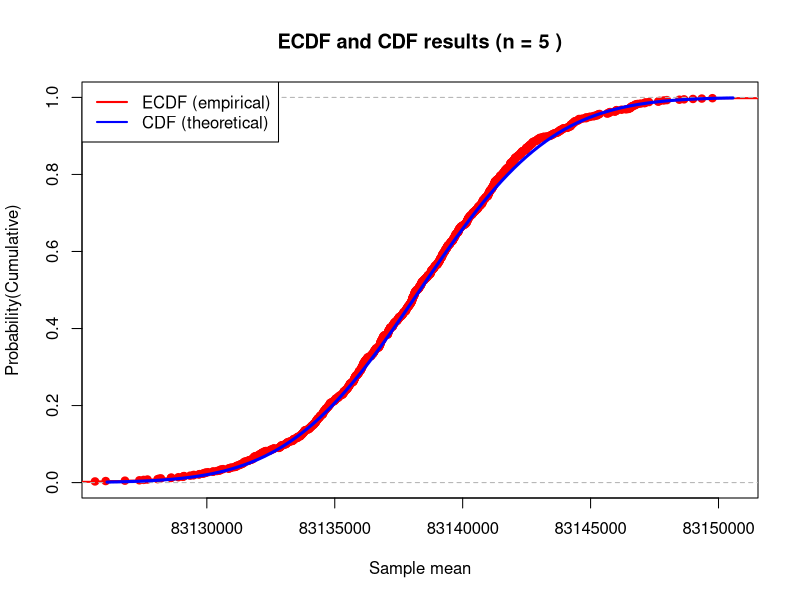
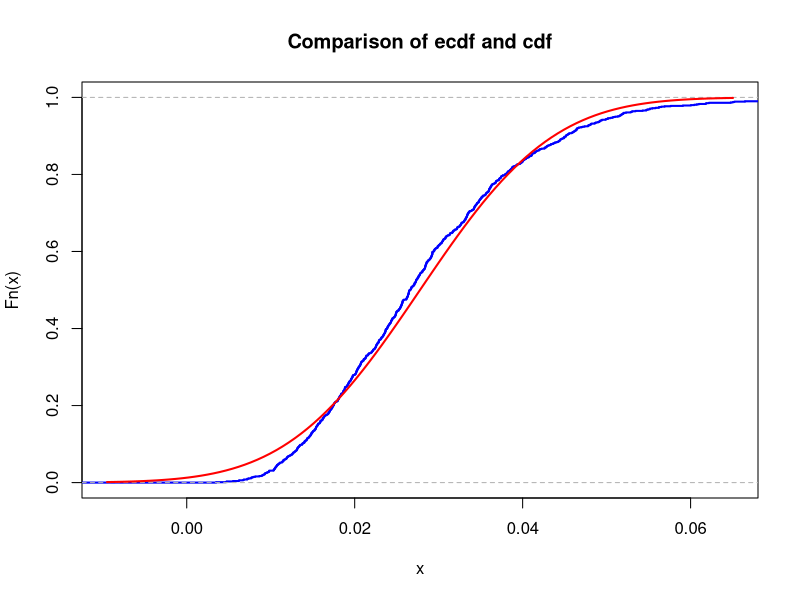
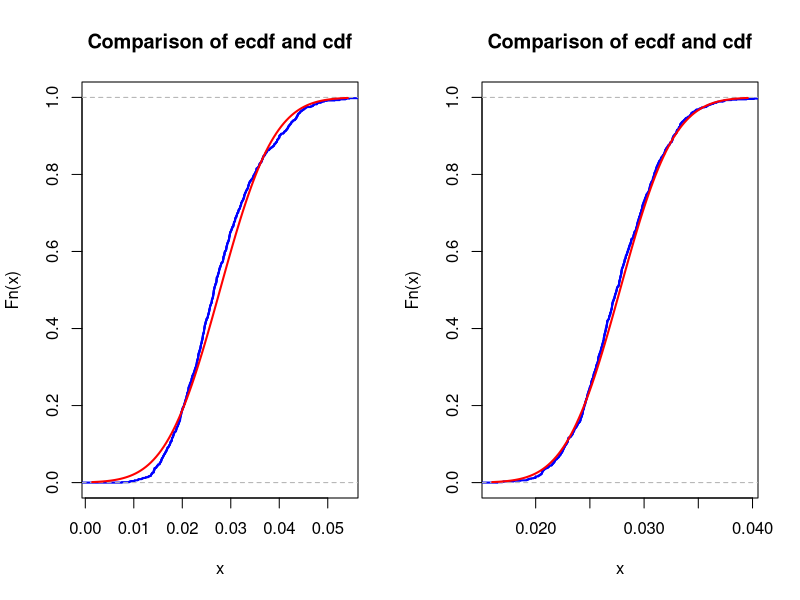

R code for these plots, in order: (Note: this script raises an error after producing the figures.)
## ---- chunk 1
# your team id number 
                          ###
id <- 50                  ### Change to the correct id!
                          ###
set.seed(id)
p <- id/100
# matrices G and H
G <- matrix(c(1, 1, 1, 0, 0, 0, 0,
		1, 0, 0, 1, 1, 0, 0,
		0, 1, 0, 1, 0, 1, 0,
		1, 1, 0, 1, 0, 0, 1), nrow = 4, byrow = TRUE)
H <- t(matrix(c(1, 0, 1, 0, 1, 0, 1,
		0, 1, 1, 0, 0, 1, 1,
		0, 0, 0, 1, 1, 1, 1), nrow = 3, byrow = TRUE))
# cat("The matrix G is: \n") 
#G  
#cat("The matrix H is: \n") 
#H
#cat("The product GH must be zero: \n")
#(G%*%H) %%2
## ---- chunk 2
# generate N messages

message_generator <- function(N) {
  matrix(sample(c(0,1), 4*N, replace = TRUE), nrow = N)
}  
messages <- message_generator(100)
codewords <- (messages %*% G) %% 2
## ---- chunk 3
#  errors <- ...
#  received <-   
## ---- chunk 4

# To calculate lambda - activity of the element, according to our data, we use:
# Half life period (seconds)= Half life period (years) * 3,154*e+7
# Cesium_137 Molar atomic mass = 137
# Cesium_137 mass (according to initial conditions) = team_id(26) * 1e-6

cat("\n ======================================== \n")
cat("\n ===============SUBTASK 1================\n")
cat("\n ======================================== \n")

team_id <- 26

ln_2 <- log(2)
T_half_years <- 30.1
seconds_per_year <- 3.154e+7
N_Avogadro <- 6e+23

lambda <- ln_2 / (T_half_years * seconds_per_year) # activity of the given element

Ces_137_m <- team_id * 1e-6
Ces_137_M <- 137

N <- (Ces_137_m / Ces_137_M) * N_Avogadro
mu_single <- N * lambda # Poisson parameter for one sample Xi

cat("Calculated parameter of Poisson distribution of single sample Xi:", mu_single, "\n")

K <- 1e3
n <- 5

sample_values <- rpois(n*K, lambda = mu_single)

sample_means <- colMeans(matrix(sample_values, nrow=n))
## ---- chunk 5

# Normal distribution - N(mu, sigma2)
# According to the CLT E(X̄) = mu and sigma2 = mu/n => sigma = sqrt(mu/n)

cat("\n ======================================== \n")
cat("\n ===============SUBTASK 2================\n")
cat("\n ======================================== \n")


mu <- mu_single
sigma <- sqrt(mu/n)

cat("\nParamaters of the standard normal approximation:\n")
cat("  μ  =", mu, "\n")
cat("  σ² =", mu/n, "\n")
cat("  σ  =", sigma, "\n\n")

Fs <- ecdf(sample_means) # ECDF for our sample 

cat("\n Result visualization part")

xlims <- c(mu - 3*sigma, mu + 3*sigma)

plot(Fs, xlim = xlims, ylim = c(0, 1),
     col = "red",
     lwd = 2,
     main = paste("ECDF and CDF results (n =", n, ")"),
     xlab = "Sample mean",
     ylab = "Probability(Cumulative)") 

curve(pnorm(x, mean = mu, sd = sigma), 
      col = "blue",
      lwd = 3,
      add = TRUE)

legend("topleft",
       legend = c("ECDF (empirical)", "CDF (theoretical)"),
       col = c("red", "blue"),
       lwd = 2)

# Taking values from the segment with the length of 5

cat("\nFor n = 5 we observe such results:\n")

n <- 5
sample_means <- colMeans(matrix(rpois(n*K, lambda = mu_single), nrow=n))
sigma <- sqrt(mu / n)
Fs <- ecdf(sample_means)

xlims <- c(mu - 3*sigma, mu + 3*sigma)

x_points_seq <- seq(xlims[1], xlims[2], length.out = 5)

ecdf_v <- Fs(x_points_seq) # Calculating ecdf in particular points

cdf_v <- pnorm(x_points_seq, mean = mu, sd = sigma)

diff1 <- max(abs(ecdf_v - cdf_v))

cat("max difference in value between ecdf and cdf is:", diff1, "\n")

cat("\nFor n = 10 we observe such results:\n")

n <- 10
sample_means <- colMeans(matrix(rpois(n*K, lambda = mu_single), nrow=n))
sigma <- sqrt(mu / n)
Fs <- ecdf(sample_means)

xlims <- c(mu - 3*sigma, mu + 3*sigma)

# Taking values from the segment with the length of 10
x_points_seq <- seq(xlims[1], xlims[2], length.out = 10)

ecdf_v <- Fs(x_points_seq) # Calculating ecdf in particular points

cdf_v <- pnorm(x_points_seq, mean = mu, sd = sigma)

diff2 <- max(abs(ecdf_v - cdf_v))

cat("max difference in value between ecdf and cdf is:", diff2, "\n")

cat("\nFor n = 50 we observe such results:\n")

n <- 50
sample_means <- colMeans(matrix(rpois(n*K, lambda = mu_single), nrow=n))
sigma <- sqrt(mu / n)
Fs <- ecdf(sample_means)

xlims <- c(mu - 3*sigma, mu + 3*sigma)

# Taking values from the segment with the length of 50
x_points_seq <- seq(xlims[1], xlims[2], length.out = 50)

ecdf_v <- Fs(x_points_seq) # Calculating ecdf in particular points

cdf_v <- pnorm(x_points_seq, mean = mu, sd = sigma)

diff3 <- max(abs(ecdf_v - cdf_v))

cat("  max difference in value between ecdf and cdf is:", diff3, "\n")
cat("\n Conclusion:\n")
cat("\n As we can see from the observations for n = 5, 10, 50 the max difference between ecdf and cdf is:", "\n", diff1, "\n", diff2, "\n", diff3, "\n")
cat("\n From these calculations we can derive a conclusion that with increased number of samples ecdf tends to have \n closer values to theoretical cdf. Thus supporting the CLT. \n")

## ---- chunk 6
cat("\n ======================================== \n")
cat("\n ===============SUBTASK 3================\n")
cat("\n ======================================== \n")

n_critical <- 8e8
p_target <- 0.95

cat("\nWe need to find the largest n such that P(Y < n_critical) >= p_target\n")
cat("where Y is the sum of n i.i.d. Poisson random variables Xi\n\n")

cat("Markov Inequality\n\n")

# Markov inequality: P(X >= a) <= E(X)/a
# P(Y < n_critical) >= 1 - E(Y)/n_critical
# where Y is num of total decays
# 1 - E(Y)/n_critical >= p_target
# E(Y) <= n_critical * (1 - p_target)

# E(Xn) = mu_single
# E(X1 + X2 + ... Xn) = n * mu_single
# n * mu_single <= n_critical * (1 - p_target)
# n <= n_critical * (1 - p_target) / mu_single

# using floor to derive whole number of n r.v's
n_markov <- floor(n_critical * (1 - p_target) / mu_single)

cat("  Solving for n:\n")
cat("    n <= n_critical * (1 - p_target) / mu_single\n")
cat("    n <=", n_critical, "*", (1 - p_target), "/", mu_single, "\n")
cat("    n <=", n_critical * (1 - p_target) / mu_single, "\n\n")
cat("  Maximum n: ", n_markov, "\n\n")

cat("Central Limit Theorem\n")

# According to the CLT, for large enough n, the S = (X1 + X2 + ... + Xn) ~ N(n*mu_single, n*mu_single) 

# For Poisson distribution we have that mu = sigma2 (Mean equals Variance)

# We need to convert our r.v S to ~N(0,1) 
# P(S < n_critical) >= p_target
# Since X~Poiss(lambda), E(X)=Var(X)=mu_single
# Z = (S - n × mu_single) / sqrt(n × mu_single) ~ N(0,1)
# We can rewrite: P((S - n*mu_single)/sqrt(n*mu_single) < (n_critical - n*mu_single)/sqrt(n*mu_single)) >= p_target
# 
# P((S - n × mu_single)/sqrt(n × mu_single) < (n_critical - n × mu_single)/sqrt(n × mu_single)) ≥ 0.95
# P(Z < (n_critical - n × mu_single)/sqrt(n × mu_single)) ≥ 0.95
# (n_critical - n × mu_single) / sqrt(n × mu_single) ≥ qnorm(0.95)

# Calculate the quantile of standard normal distribution corresponding to p_target
z_p_target <- qnorm(p_target)

# n_critical - n*mu_single >= z * sqrt(n*mu_single)
# n_critical >= n*mu_single + z * sqrt(n*mu_single)
#
# Let y = sqrt(n*mu_single), then n = y^2/mu_single
# n_critical >= y^2 + z*y
# y^2 + z*y - n_critical <= 0

y_root <- (-z_p_target + sqrt(z_p_target^2 + 4*n_critical)) / 2
n_clt <- floor(y_root^2 / mu_single)

cat("  y =", y_root, "\n")
cat("  n =", y_root^2 / mu_single, "\n\n")
cat("  Maximum n (CLT): ", n_clt, "\n\n")

cat("=== RESULTS ===\n\n")
cat("Maximum n using Markov inequality: ", n_markov, "\n")
cat("Maximum n using CLT:               ", n_clt, "\n")

cat("CONCLUSION:\n")
cat("The CLT provides a much more precise bounds than Markov inequality.\n")
cat("  Markov inequality only uses the mean to derive bounds, whereas CLT uses both mean and variance\n")
cat("  CLT assumes approximate normality for large n\n")
cat("  From obrained results we can clearly see that CLT gave us a much more 'optimistic' results rather than Markov inequality\n")
cat("  Results vary greatly: According to CLT we get n = 9, and according to Markov's n = 0\n")
## ---- chunk 7
id <- 26
nu1 <- id + 10
K <- 1e3
n <- 5
sample_means <- colMeans(matrix(rexp(n*K, rate = nu1), nrow=n))
sample_means
## ---- chunk 8
mu <- 1/nu1   
sigma <- 1/(nu1*sqrt(n))
## ---- chunk 9
xlims <- c(mu-3*sigma,mu+3*sigma)
Fs <- ecdf(sample_means)
plot(Fs, 
     xlim = xlims, 
     col = "blue",
     lwd = 2,
     main = "Comparison of ecdf and cdf")
curve(pnorm(x, mean = mu, sd = sigma), col = "red", lwd = 2, add = TRUE)
## ---- chunk 10
max_diff <- max(abs(Fs(sample_means)-pnorm(sample_means, mean = mu, sd = sigma)))
max_diff
## ---- chunk 11
n_values <- c(10, 50)  
max_differences <- numeric(length(n_values)) 

par(mfrow=c(1, length(n_values)))  

for (i in seq_along(n_values)) {
  n <- n_values[i]
  
  sample_means <- colMeans(matrix(rexp(n*K, rate = nu1), nrow=n))
  
  mu <- 1/nu1
  sigma <- 1/(nu1*sqrt(n))
  
  Fs <- ecdf(sample_means)
  
  x_vals <- sort(sample_means)
  
  max_differences[i] <- max(abs(Fs(x_vals) - pnorm(x_vals, mean = mu, sd = sigma)))
  
  xlims <- c(mu-3*sigma, mu+3*sigma)
  plot(Fs, 
     xlim = xlims, 
     col = "blue",
     lwd = 2,
     main = "Comparison of ecdf and cdf")
  curve(pnorm(x, mean = mu, sd = sigma), col = "red", lwd = 2, add = TRUE)
}
max_differences
## ---- chunk 12
nu <- N * nu1
p_safe <- 0.95                      
clicks <- 100              
k_clicks <- C_max + 1
T_safe <- 1

nu_markov_max <- (1 - p_safe) * k_clicks / T_safe
N_markov <- nu_markov_max / nu1
cat("Markov bound on N:", N_markov, "\n")


z_0_05 <- qnorm(1 - p_safe) 
nu_clt_max <- k_clicks + z_0_05 * sqrt(k_clicks)
N_clt <- nu_clt_max / nu1
cat("CLT bound on N:", N_clt, "\n")

chernoff_log_equation <- function(nu_val) {
  k_clicks * log(nu_val / k_clicks) + k_clicks - nu_val - log(1 - p_safe)
}

nu_chernoff_max <- tryCatch({
  uniroot(chernoff_log_equation, interval = c(k_clicks * 0.7, k_clicks * 1.3))$root
}, error = function(e) {
  k_clicks - sqrt(2 * k_clicks * abs(log(1 - p_safe)))
})

N_chernoff <- nu_chernoff_max / nu1
cat("Chernoff bound on N:", N_chernoff, "\n")
## ---- chunk 13
simulate_S <- function(N, K) {
  nu <- N * nu1
  
  s <- replicate(K, sum(rexp(k_clicks, rate = nu)))
  
  p_empirical <- mean(s >= T_safe)
  return(list(sums = s, p_safe_empirical = p_empirical))
}

res_markov <- simulate_S(N_markov, K)
res_clt <- simulate_S(N_clt_bound, K)
res_chernoff <- simulate_S(N_chernoff, K)

cat("Markov      ", N_markov, "  ", res_markov$p_safe_empirical, "\n")
cat("CLT         ", N_clt_bound, "   ", res_clt$p_safe_empirical, "\n")
cat("Chernoff    ", N_chernoff, "   ", res_chernoff$p_safe_empirical, "\n")
## ---- chunk 14
        mu <- 0 #change this!
        sigma <- 1 #change this
        N <- 100

        # YOUR CODE HERE
## ---- chunk 15
        # YOUR CODE HERE
## ---- chunk 16
        # YOUR CODE HERE
## ---- chunk 17
        # YOUR CODE HERE
